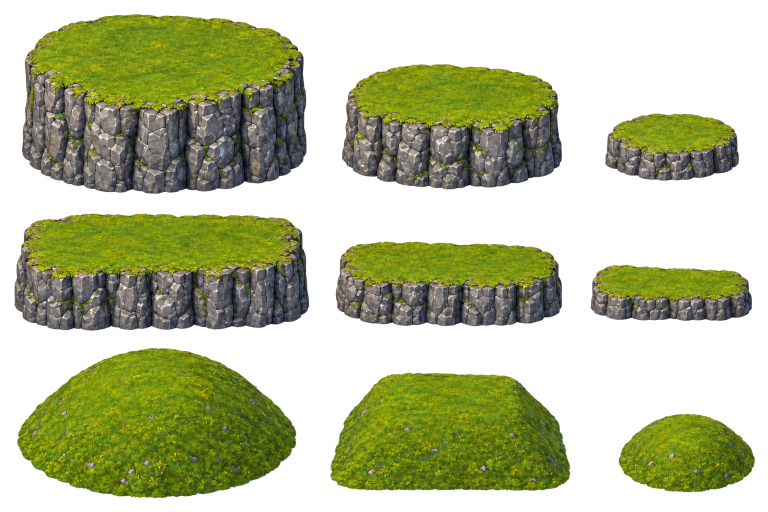
#> input picture addons/beep_game_builder_cs/generated/terrain_templates/v1/source_sheets/grass_granite.png, 1536 x 1024 px (shown at 1/2 size); its folder holds 4 pictures in this run
$ python package_template_terrain.py
#> lines starting #> are read from the running program, lines starting #| are printed output that depends on the picture; after the words box and inside, x2 and y2 are one past the last pixel; in counts of white or black regions, pixels touching at a corner belong together
#> in main, image is the input picture: PIL image 1536x1024 RGBA; mean R, G, B, A 89.8, 99.7, 39.6, 124.9
"""Extract existing transparent artwork into named sprites and Godot resources.

This step only crops and packages the image-generated artwork; it does not
paint terrain, replace materials, key backgrounds, or reshape the sprites.
"""
import json
import argparse
from pathlib import Path

import numpy as np
from PIL import Image, ImageDraw, ImageFont

ROOT = Path(__file__).resolve().parents[1]
OUT = ROOT / 'addons/beep_game_builder_cs/generated/terrain_templates/v1'
THEMES = ['grass_granite', 'grey_rock', 'sandstone', 'volcanic_basalt',
          'meadow_hill', 'red_rock_mesa', 'alpine_snow']
NAMES = ['prefab_1_plate_large', 'prefab_1_plate_medium', 'prefab_1_plate_small',
         'prefab_2_plate_large', 'prefab_2_plate_medium', 'prefab_2_plate_small',
         'hill_round', 'hill_square_sloped', 'hill_small']


def spans(values, minimum=12):
    changes = np.diff(np.r_[False, values, False].astype(np.int8))
    return [(int(a), int(b)) for a,b in zip(np.flatnonzero(changes == 1),
                                           np.flatnonzero(changes == -1)) if b-a >= minimum]


def regions(image):
    assert image.mode == 'RGBA', 'Export requires real alpha, not a checkerboard.'
    alpha = np.asarray(image.getchannel('A'))
    assert (alpha == 0).mean() > .25, 'Background is not sufficiently transparent.'
    mask = alpha > 32
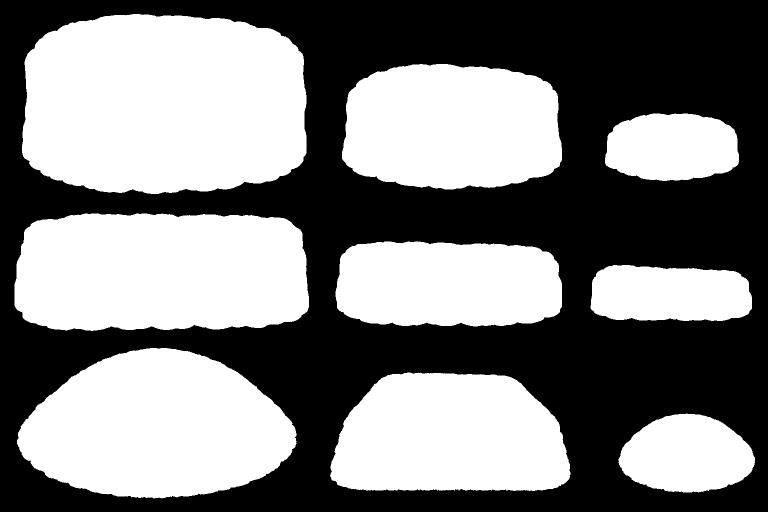
#> mask: shape (1024, 1536) bool (shown at 1/2 size); 49.8% white; 9 white regions, largest, box (x1, y1, x2, y2) and area: (44, 28, 614, 388) 180181, (29, 427, 618, 662) 126515, (34, 696, 593, 997) 123429
    rows = spans(mask.sum(axis=1) > 12, 30)
#> in spans, `changes = np.diff(np.r_[False, values, False].astype(np.int8))`: changes = 1025 values, max 1 at index 28, min -1 at index 388, mean 0
#> rows = [(28, 388), (427, 661), (696, 996)]
    assert len(rows) == 3, ('Expected three separated sprite rows', rows)
    boxes = []
    for top,bottom in rows:
        columns = spans(mask[top:bottom].sum(axis=0) > 8, 30)
        assert len(columns) == 3, ('Expected three separated sprite columns', columns)
        for left,right in columns:
            ys,xs = np.nonzero(mask[top:bottom,left:right])
            x0,y0=left+int(xs.min()),top+int(ys.min())
            x1,y1=left+int(xs.max())+1,top+int(ys.max())+1
            boxes.append((max(0,x0-4),max(0,y0-4),min(image.width,x1+4),min(image.height,y1+4)))
#> this loop made 3 passes
#> (top, bottom, columns) on passes 1 to 3: (28, 388, [(44, 613), (684, 1124), (1210, 1478)]), (427, 661, [(29, 618), (671, 1124), (1182, 1504)]), (696, 996, [(35, 593), (661, 1140), (1238, 1510)])
#> after the loop, boxes = [(40, 24, 617, 392), (680, 124, 1128, 383), (1206, 223, 1482, 366), (25, 423, 622, 665), (667, 479, 1128, 657), (1178, 526, 1508, 646), (31, 692, 597, 1000), (657, 741, 1144, 986), (1234, 823, 1514, 989)]
    return boxes


def main(ramps=False):
    target=OUT/'ramps' if ramps else OUT
    names=([f'ramp_{height}_{direction}' for height in ['quarter','half','full']
            for direction in ['left','front','right']] if ramps else NAMES)
    target.mkdir(parents=True,exist_ok=True)
    background=(25,33,36,255)
    overview=Image.new('RGBA',(1680,1320),background)
    draw=ImageDraw.Draw(overview)
    font=ImageFont.truetype('C:/Windows/Fonts/segoeui.ttf',22)
    title=ImageFont.truetype('C:/Windows/Fonts/segoeui.ttf',30)
    heading='SEPARATE RAMPS / TEMPLATE COLLECTION' if ramps else 'MOUNTAINS AND HILLS / TEMPLATE COLLECTION'
    draw.text((24,16),heading,font=title,fill='white')
    catalog={'version':1,'themes':[], 'asset_count':0,
             'references':[
                 {'file':'Art/TileSets/ForestTileSet/Tilemap_color5.png','role':'Top/front/side relationships; not exact 17-piece output layout'},
                 {'file':'Art/TileSets/isometric Cliff and Mountain Tileset Atlas.jfif','role':'Primary painted cliff style and volume'},
                 {'file':'Art/TileSets/Mountain Cliff Terrain Tile Atlas.jfif','role':'Material variation reference'}],
             'projection':'Front-facing elevated 2.5D; artist-authored, not calibrated geometry',
             'heights_calibrated':False,'existing_prefabs_replaced':False}
    for theme_index,theme in enumerate(THEMES):
        folder=target/theme
        folder.mkdir(exist_ok=True)
        image=Image.open(target/'source_sheets'/(theme+'.png'))
        boxes=regions(image)
        manifest={'theme':theme,'assets':[],'heights_calibrated':False}
        prefix='res://'+folder.relative_to(ROOT).as_posix()
        default_scale=(64/max(boxes[i][2]-boxes[i][0] for i in [1,4,7])) if ramps else 1
#> default_scale = 1
        sheet=Image.new('RGBA',image.size,background)
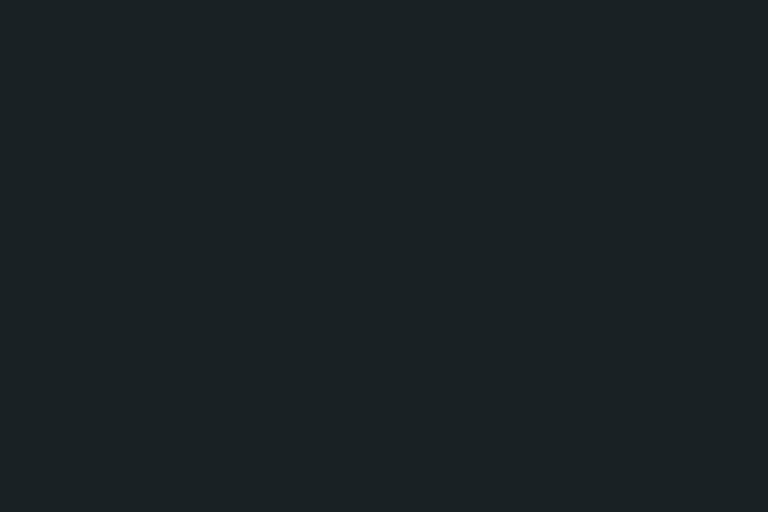
#> sheet: PIL image 1536x1024 RGBA (shown at 1/2 size); mean R, G, B, A 25, 33, 36, 255
        # Preserve source pixels and alpha; exclude only the unused sheet gutters.
        for index,(name,box) in enumerate(zip(names,boxes)):
            crop=image.crop(box)
            crop.save(folder/(name+'.png'))
            sheet.alpha_composite(crop,(box[0],box[1]))
            x,y,x1,y1=box
            resource='[gd_resource type="AtlasTexture" load_steps=2 format=3]\n\n'
            resource+='[ext_resource type="Texture2D" path="'+prefix+'/../source_sheets/'+theme+'.png" id="1"]\n\n'
            resource+='[resource]\natlas = ExtResource("1")\n'
            resource+='region = Rect2('+', '.join(map(str,[x,y,x1-x,y1-y]))+')\nfilter_clip = true\n'
            (folder/(name+'.tres')).write_text(resource)
            entry={'id':name,'png':name+'.png','texture':name+'.tres',
                   'region':[x,y,x1-x,y1-y], 'ground_pivot':[(x1-x)/2,y1-y-4],
                   'nominal_height_ratio':([.25,.5,1][index//3] if ramps else [1,.5,.25][index%3] if index<6 else None),
                   'measured_cliff_height':None,
                   'family':('ramp' if ramps else 'prefab_1' if index<3 else 'prefab_2' if index<6 else 'hill')}
            if ramps:
                entry['approach_direction']=['left','front','right'][index%3]
                entry['placement']='manual'
                entry['plate_fit_validated']=False
                entry['default_scale']=default_scale
                entry['scene']=name+'.tscn'
                scene='[gd_scene load_steps=2 format=3]\n\n'
                scene+='[ext_resource type="Texture2D" path="'+prefix+'/'+name+'.tres" id="1"]\n\n'
                scene+='[node name="'+name+'" type="Node2D"]\n\n'
                scene+='[node name="Sprite" type="Sprite2D" parent="."]\n'
                scene+='position = Vector2(0, '+str(round(-(y1-y)*default_scale/2,6))+')\n'
                scene+='scale = Vector2('+str(default_scale)+', '+str(default_scale)+')\n'
                scene+='texture = ExtResource("1")\n'
                (folder/(name+'.tscn')).write_text(scene)
            manifest['assets'].append(entry)
#> this loop made 9 passes
#> pass 1, in main, `crop=image.crop(box)`:
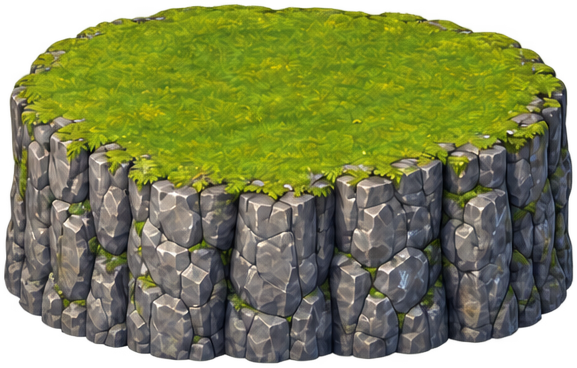
#> crop: PIL image 577x368 RGBA; mean R, G, B, A 107.2, 114, 60.9, 213.5; transparent parts drawn white
#> pass 3, in main, `crop=image.crop(box)`:
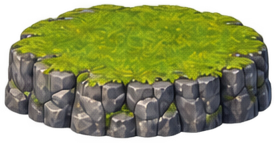
#> crop: PIL image 276x143 RGBA; mean R, G, B, A 106, 112.9, 56, 189.9; transparent parts drawn white
#> after the loop:
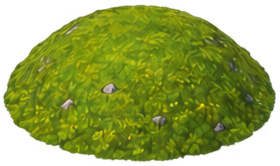
#> crop: PIL image 280x166 RGBA; mean R, G, B, A 99.3, 118.7, 18, 173.7; transparent parts drawn white
#> after the loop:
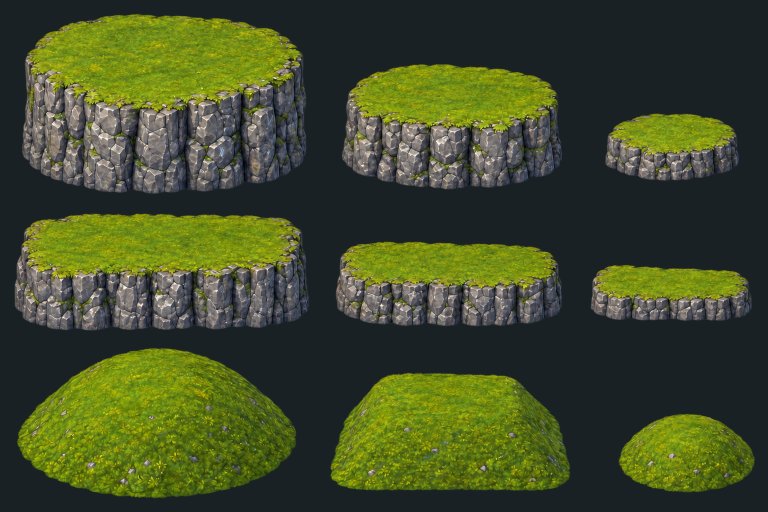
#> sheet: PIL image 1536x1024 RGBA (shown at 1/2 size); mean R, G, B, A 65.7, 75.7, 41.3, 255
        sheet.save(folder/'preview.png')
        (folder/'manifest.json').write_text(json.dumps(manifest,indent=2))
        px,py=(theme_index%3)*560,82+(theme_index//3)*410
        thumb=sheet.copy()
        thumb.thumbnail((536,358))
        overview.alpha_composite(thumb,(px+12,py+34))
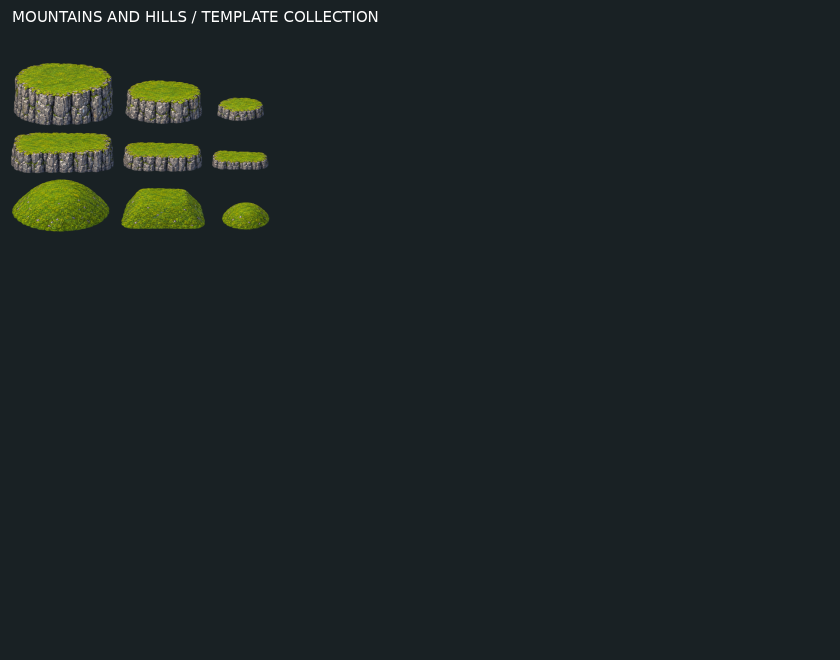
#> overview: PIL image 1680x1320 RGBA (shown at 1/2 size); mean R, G, B, A 29, 37.2, 37, 255
        draw.text((px+16,py),theme.replace('_',' ').title(),font=font,fill='white')
        catalog['themes'].append({'id':theme,'manifest':theme+'/manifest.json','count':9})
        catalog['asset_count']+=9
        print(theme, '9 sprites', [list((b[2]-b[0],b[3]-b[1])) for b in boxes])
#| grass_granite 9 sprites [[577, 368], [448, 259], [276, 143], [597, 242], [461, 178], [330, 120], [566, 308], [487, 245], [280, 166]]
    overview.save(target/'all_themes_preview.png')
    (target/'catalog.json').write_text(json.dumps(catalog,indent=2))
    assert catalog['asset_count']==63
    print('Validated 7 transparent sheets, 63 sprite crops and 63 atlas regions.')


if __name__=='__main__':
    parser=argparse.ArgumentParser()
    parser.add_argument('--ramps',action='store_true')
#> (the run stopped early here; a loop or call above may not have finished)
